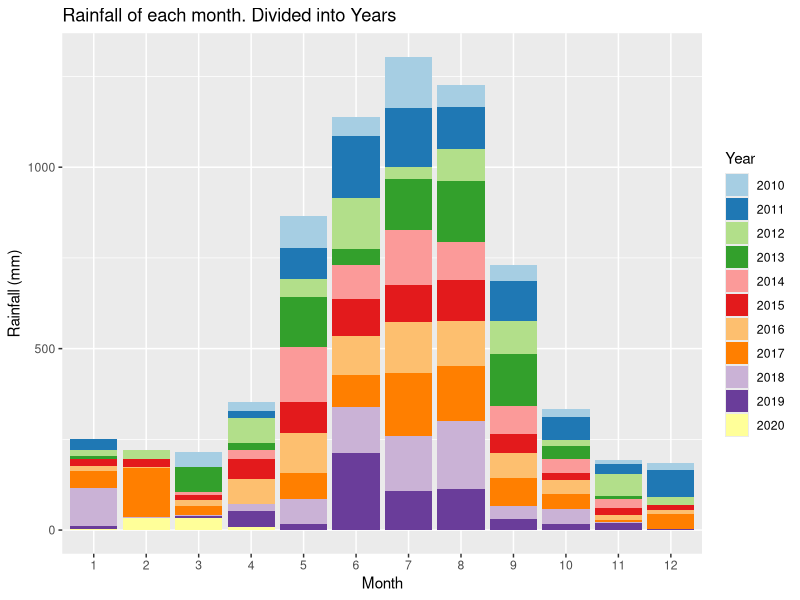
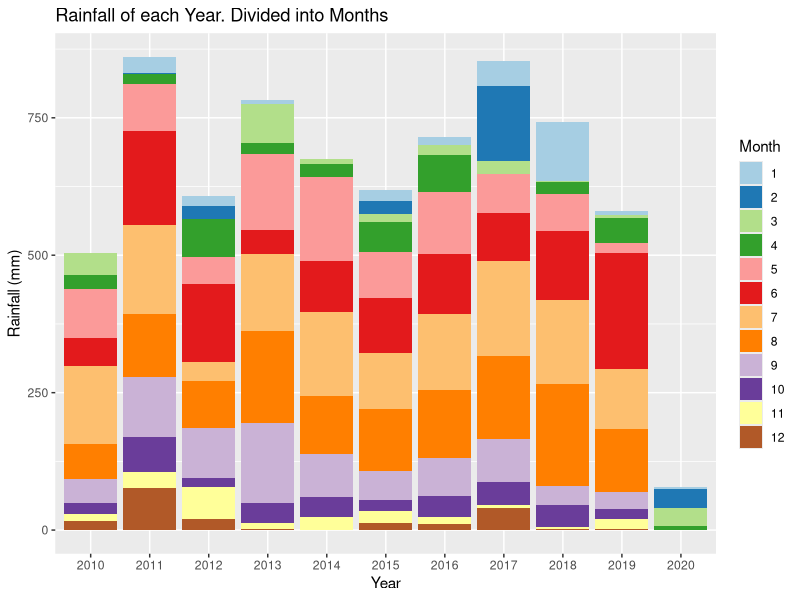
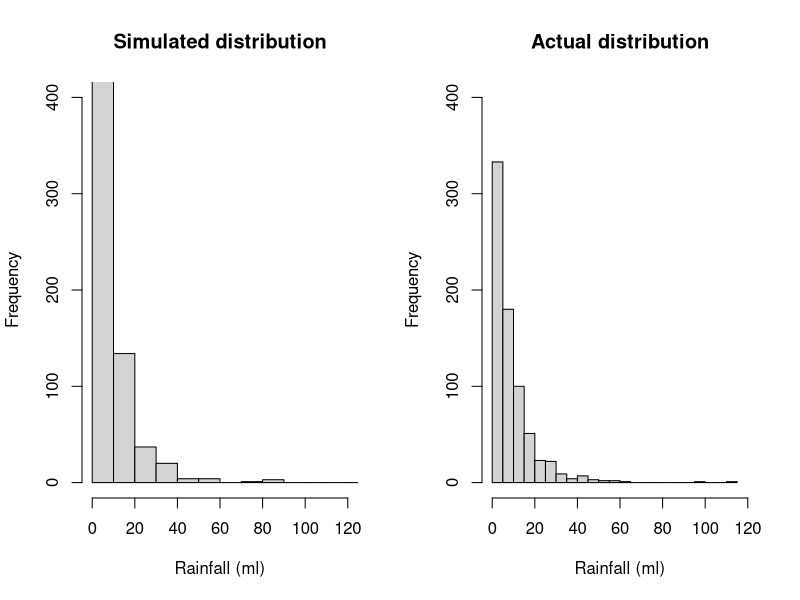
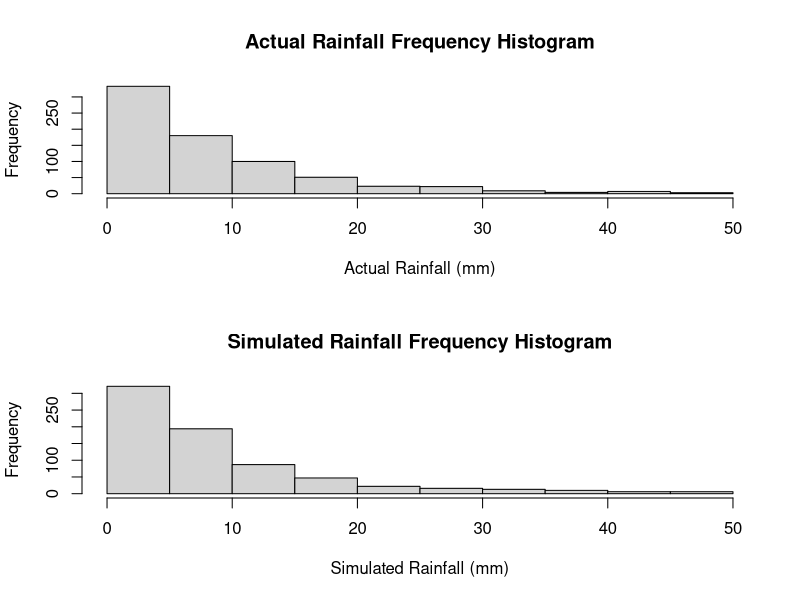
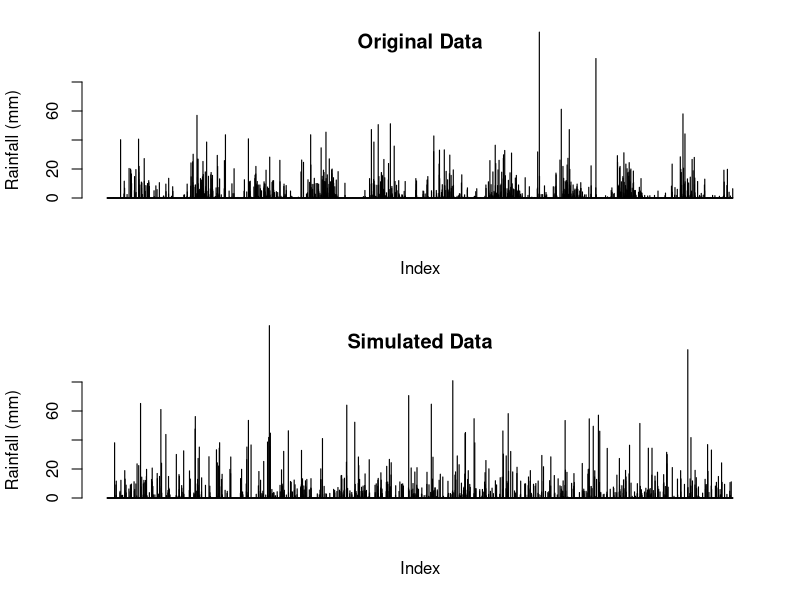
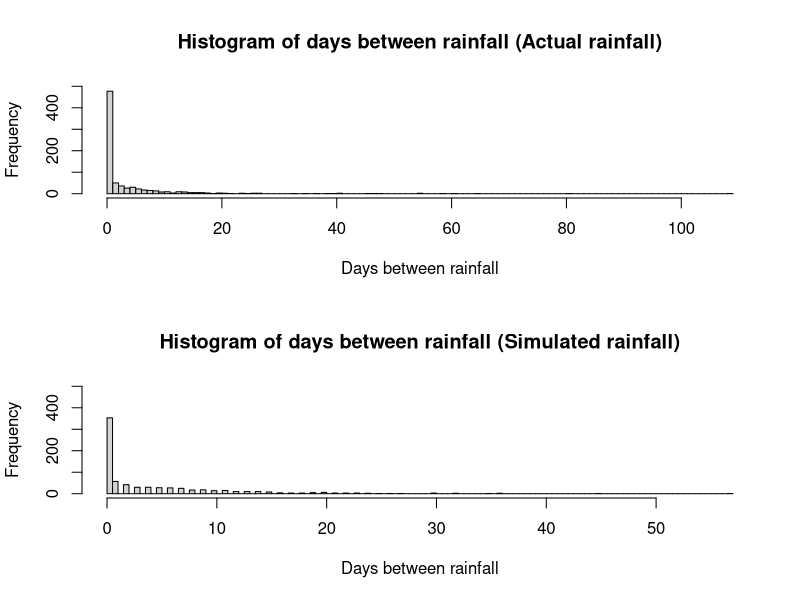
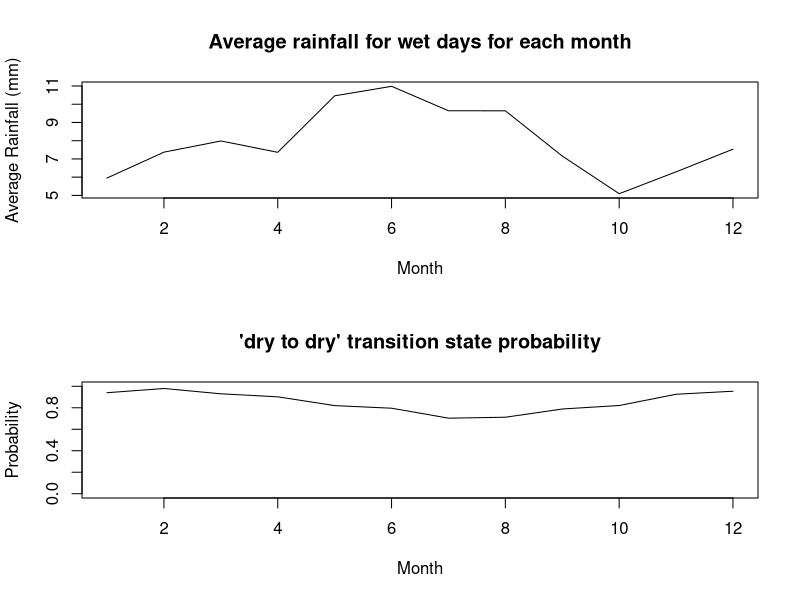
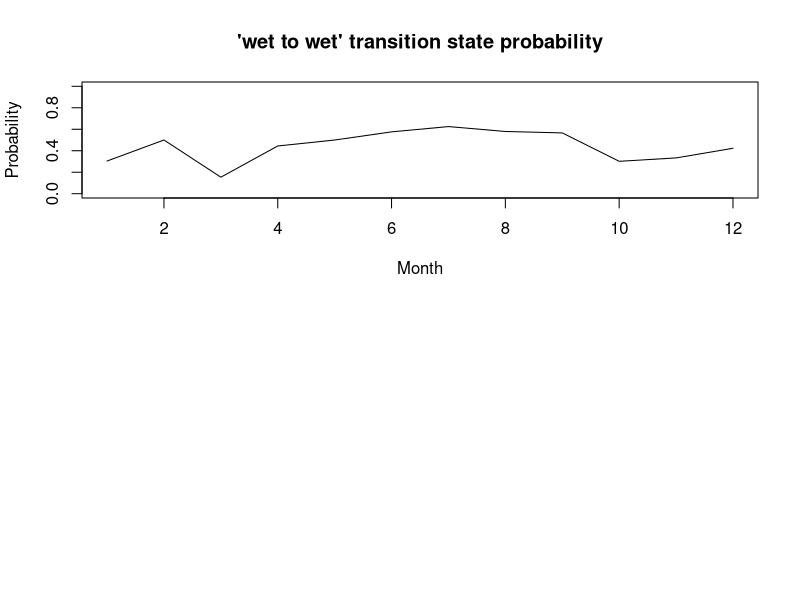

These figures' R source, in order: (Note: this script raises an error after producing the figures.)
## ---- chunk 1
knitr::opts_chunk$set(echo = TRUE)
## ---- chunk 2
# Reading in the data from the csv file
data <-  read.csv("IDCJAC0009_009225_1800_Data.csv")
weather_data <- data
weather_data <- weather_data[which(is.na(weather_data$Rainfall.amount..millimetres.) == FALSE),] # excluding rows with no rainfall record made 
## ---- chunk 3
weather_data$date <- do.call(paste, c(weather_data[c("Day", "Month", "Year")], sep = "-")) # creating a column that contains the date for easy indentification
## ---- chunk 4
# function to categorise day as either 'wet' or 'dry' for the Markov Chain functions
state <- function(x){
  stateList <- c()
  for(ii in 1:length(x)){
    if(x[ii] < 1){
      stateList <- c(stateList, "dry")
    }
    if(x[ii] >= 1){
      stateList <- c(stateList, "wet")
    }
  }
  return(stateList)
}
weather_data$state <- state(weather_data$Rainfall.amount..millimetres.)
## ---- chunk 5
head(weather_data[,c('Rainfall.amount..millimetres.','state')], 10)
## ---- chunk 6
# function establishing Markov Chain transition state. Establishing the relationship between the rainfall of a given day and the day before it.
transitionState <- function(x){
  transitionStateList <- c('') #can't find transition state of first observation
  for(i in 2:length(x)){
    if(x[i] == "dry"){
      if (x[i-1] == "dry"){
        transitionStateList <- c(transitionStateList, "DryToDry")
      }
      else {
        transitionStateList <- c(transitionStateList, "WetToDry")
      }
    }
    if(x[i] == "wet"){
      if (x[i-1] == "dry"){
        transitionStateList <- c(transitionStateList, "DryToWet")
      }
      else {
        transitionStateList <- c(transitionStateList, "WetToWet")
      }
    }
  }
  return(transitionStateList)
}
weather_data$transitionState <- transitionState(weather_data$state)
## ---- chunk 7
head(weather_data[,c('Rainfall.amount..millimetres.','state', 'transitionState')], 10)
## ---- chunk 8
train_data <- subset(weather_data, Year >= 2010) # only look at the most recent, relevant data.
library(ggplot2)
library(RColorBrewer)

# explorative plots investigating the distribution of rainfall across months and years

# Plotting the rainfall data (grouped by years and months)
# Distribution of rainfall by month (segmented by year)
ggplot(train_data, aes(x = factor(Month), y = Rainfall.amount..millimetres., fill = factor(Year))) + 
  geom_bar(stat = "identity") + 
  scale_fill_brewer(palette = "Paired") + 
  xlab("Month")+
  ylab("Rainfall (mm)")+
  labs(fill = "Year")+
  ggtitle("Rainfall of each month. Divided into Years")
# There does appear to be a rough distribution of rainfall by month. Most years May, June, July, August, and September (month 5-9) have the most rain. There are outliers

ggplot(train_data, aes(x = factor(Year), y = Rainfall.amount..millimetres., fill = factor(Month))) + 
  geom_bar(stat = "identity") + 
  scale_fill_brewer(palette = "Paired") + 
  xlab("Year")+
  ylab("Rainfall (mm)")+
  labs(fill = "Month")+
  ggtitle("Rainfall of each Year. Divided into Months")
# There does not appear to be any obvious pattern in the rainfall across the 10 years (note. 2020 only contains 4 months of data, hence the low rainfall). The average looks to be around 650-700 mm. 
## ---- chunk 9
table(train_data$Month, train_data$Year) # only four months of data in 2020
## ---- chunk 10
#Calculating transition state probabilities, in general (no respect to month or season)
weatherTable <- table(train_data$transitionState)
weatherTable

probWetToWet = weatherTable['WetToWet'] / (weatherTable['WetToWet'] + weatherTable['WetToDry'])
probWetToWet

probDryToDry = weatherTable['DryToDry'] / (weatherTable['DryToDry'] + weatherTable['DryToWet'])
probDryToDry
## ---- chunk 11
#Basic generator (No seasonal variation)

#calculated above
generateRainfallBasic <- function(genLength){
  currentState = "dry" # Years start with very little rain, so more likely to start dry
  rainAmountList <- c()
  for (i3 in 1:genLength){
    if (currentState == "dry"){
      if (runif(1) < probDryToDry){
        currentState = "dry"
      }
      else{
        currentState = "wet"
      }
    }
    else if (currentState == "wet"){
      if (runif(1) < probWetToWet){
        currentState = "wet"
      }
      else{
        currentState = "dry"
      }
    }
    #generating amount of rainfall if state is wet, else 0
    if (currentState == "wet"){
      rainAmount <- 5.66*exp(rnorm(1))
      rainAmountList <- c(rainAmountList, rainAmount)
    }
    else{
      rainAmountList <- c(rainAmountList, 0)
    }
  }
  return(rainAmountList)
}
## ---- chunk 12
#comparing log-normal against actual data, veeerryyyy close fit, will use log-normal for rainfall sim
par(mfrow=c(1,2))
p1 <- 5.66*exp(rnorm(732))
hist(p1, breaks = 30, xlim = c(0,120), ylim = c(0,400), main = "Simulated distribution", xlab = "Rainfall (ml)")

p2 <- train_data$Rainfall.amount..millimetres.[train_data$Rainfall.amount..millimetres.>1]
hist(p2, breaks = 30, xlim = c(0,120), ylim = c(0,400), main = "Actual distribution", xlab = "Rainfall (ml)")

mean(p1)
mean(p2)
## ---- chunk 13
#Basic generator tests
testRainfall = generateRainfallBasic(3761)

par(mfrow=c(2,1))
hist(train_data$Rainfall.amount..millimetres.[train_data$Rainfall.amount..millimetres.>1 & train_data$Rainfall.amount..millimetres.<50], xlab = "Actual Rainfall (mm)", main = "Actual Rainfall Frequency Histogram")
hist(testRainfall[testRainfall > 1 & testRainfall <50], xlab = "Simulated Rainfall (mm)", main = "Simulated Rainfall Frequency Histogram")

par(mfrow=c(2,1))
barplot(train_data$Rainfall.amount..millimetres., ylim = c(0,80), main = "Original Data", ylab = "Rainfall (mm)", xlab = "Index")
barplot(testRainfall, ylim = c(0,80), main = "Simulated Data", ylab = "Rainfall (mm)", xlab = "Index")
## ---- chunk 14
daysBetweenRain <- function(input){
  returnList <- c()
  currentLength <- 0
  for (i in input){
    if (i<1){
      currentLength <- currentLength + 1
    }
    else{
      returnList <- c(returnList, currentLength)
      currentLength <- 0
    }
  }
  return(returnList)
  }
## ---- chunk 15
hist(daysBetweenRain(train_data$Rainfall.amount..millimetres.)[train_data$Rainfall.amount..millimetres.>-1], main = "Histogram of days between rainfall (Actual rainfall)", breaks = 100, xlab = "Days between rainfall", ylim = c(0,500))
hist(daysBetweenRain(testRainfall)[daysBetweenRain(testRainfall)>-1], main = "Histogram of days between rainfall (Simulated rainfall)", breaks = 100, xlab = "Days between rainfall", ylim = c(0,500))
## ---- chunk 16
#Calculates the transition probabilities for each month
probTransStatesMonth <- function(input_data){
  transitonStatesMonthsFrame <- data.frame(list(rep(0, 12), list(rep(0, 12), list(rep(0,    12), list(rep(0, 12)))))) #Initialises 12x4 frame filled with zeroes (4 columns for each transition state, 12 rows for each month)
  names(transitonStatesMonthsFrame) <- c('DryToDry', 'DryToWet', 'WetToDry', 'WetToWet')

  #Makes the dataframe with the count of each transition state with each month
  for (i4 in 1:dim(input_data)[1]){
    tempTransitionState <- input_data[i4, 'transitionState']
    tempMonth <- input_data[i4, 'Month'] 
    transitonStatesMonthsFrame[tempMonth, tempTransitionState] <- transitonStatesMonthsFrame[tempMonth, tempTransitionState]+1 # increase count of tempTransitionState for month tempMonth by 1
  }

  #Calculates the transition state probabilities for each month in the data frame
  probTransitonStatesMonthsFrame <- transitonStatesMonthsFrame
  for (i in 1:dim(transitonStatesMonthsFrame)[1]){
  
    probTransitonStatesMonthsFrame[i, 'DryToDry'] <- transitonStatesMonthsFrame[i, 'DryToDry'] / (transitonStatesMonthsFrame[i, 'DryToDry'] + transitonStatesMonthsFrame[i, 'DryToWet'])
  
    probTransitonStatesMonthsFrame[i, 'DryToWet'] <- transitonStatesMonthsFrame[i, 'DryToWet'] / (transitonStatesMonthsFrame[i, 'DryToDry'] + transitonStatesMonthsFrame[i, 'DryToWet'])
    
    probTransitonStatesMonthsFrame[i, 'WetToDry'] <- transitonStatesMonthsFrame[i, 'WetToDry'] / (transitonStatesMonthsFrame[i, 'WetToDry'] + transitonStatesMonthsFrame[i, 'WetToWet'])
    probTransitonStatesMonthsFrame[i, 'WetToWet'] <- transitonStatesMonthsFrame[i, 'WetToWet'] / (transitonStatesMonthsFrame[i, 'WetToDry'] + transitonStatesMonthsFrame[i, 'WetToWet'])
    # this data frame 'probTransitionStatesMonthsFrame' will be called directly in the generator, so must be called as such when exported
  }
  return(probTransitonStatesMonthsFrame)
}
## ---- chunk 17
probTransitonStatesMonthsFrame <- probTransStatesMonth(train_data)
head(probTransitonStatesMonthsFrame, 10)
## ---- chunk 18
#testing average rainfall when its rains in each month, and for wettowet vs drytowet transitions.
test_w2w <- train_data$Rainfall.amount..millimetres.[train_data$transitionState == "WetToWet"]
test_d2w <- train_data$Rainfall.amount..millimetres.[train_data$transitionState == "DryToWet"]
mean(test_w2w)
mean(test_d2w)
wilcox.test(test_d2w, test_w2w)
#since resulting wilcox test p-value is 0.85, we conclude that theres no difference in rainfall depending on the transition state, and do not need to include it in our model.

test_rainfallPerMonth <- train_data[train_data$state == "wet",c(4,6)]
kruskal.test(Rainfall.amount..millimetres. ~ Month, data = test_rainfallPerMonth)
#p-val = 0.00016, therefore difference between average rainfall for each month

## ---- chunk 19
#calculating the mean rainfall when it rains for each month, to change how much it rains according to the generator later on. Limited to less than 60 mls as the dataset is not large enough for large rainfall amounts (such as 114ml in feburary) to not throw the mean off.
rainMonthData <- c()
for (i in 1:12){
  temp<- train_data$Rainfall.amount..millimetres.[train_data$state == "wet" & train_data$Month == i & train_data$Rainfall.amount..millimetres. < 60]
  rainMonthData <- c(rainMonthData, list(temp))
  rm(temp)
}

rainfallAvgMonth <- sapply(rainMonthData, mean)

## ---- chunk 20
plot(c(1:12), rainfallAvgMonth, type = "l", xlab = "Month", ylab = "Average Rainfall (mm)", main = "Average rainfall for wet days for each month")
## ---- chunk 21
#How the transition state probabilities vary for each month
plot(probTransitonStatesMonthsFrame$DryToDry, ylim = c(0,1), xlab = "Month", main = "'dry to dry' transition state probability", type = 'l', ylab = "Probability")
plot(probTransitonStatesMonthsFrame$WetToWet, ylim = c(0,1), xlab = "Month", main = "'wet to wet' transition state probability", type = 'l', ylab = "Probability")
## ---- chunk 22
#Weather generator accounting  for seasonal variation of transition states or something i hope
#This is just a regular version of basic generator it's mostly the same in fact if i forget to even do this it is the same

generateRainfallSeasonal <- function(input){
  # input must be weather_data or a subset of weather_data
  currentState = "dry" #can make this into a random choice later
  rainAmountList <- c()
  for (i5 in 1:dim(input)[1]){
    if (currentState == "dry"){
      if (runif(1) < probTransitonStatesMonthsFrame[input[i5, 'Month'], 'DryToDry']){ #now inputs depending on the month of input
        currentState = "dry"
      }
      else{
        currentState = "wet"
      }
    }
    else if (currentState == "wet"){
      if (runif(1) < probTransitonStatesMonthsFrame[input[i5, 'Month'], 'WetToWet']){
        currentState = "wet"
      }
      else{
        currentState = "dry"
      }
    }                                   
    #generating amount of rainfall if state is wet, else 0
    if (currentState == "wet"){
      #rainAmount <- 5.66*exp(rnorm(1)) #now log-normal dist, 5 used because is close to mean of weather_data's / the mean of what exp(rnorm(1)) is by default /// Old Version 
      rainAmount <- rainfallAvgMonth[input[i5, 'Month']]*exp(rnorm(1))/1.648 
      #average of exp(rnorm(1)) is ~1.648, so we divide by that so the average of each month will just be the actual average calculated from rainfallAvgMonth.
      rainAmountList <- c(rainAmountList, rainAmount)
    }
    else{
      rainAmountList <- c(rainAmountList, 0)
    }
  }
  return(rainAmountList)
}
## ---- chunk 23
#testing code for seasonal generator
inputSeasonalRainfall <- dplyr::select(train_data, 'Year', 'Month', 'Day') #using existing train data's dates to input to function, instead of putting in just how many to generate
testSeasonalRainfall = generateRainfallSeasonal(inputSeasonalRainfall)
## ---- chunk 24
plot_seasonal_data <- function(training_data_input,seasoned_data_rainfall, title){
  par(mfrow=c(2,1))
  barplot(training_data_input$Rainfall.amount..millimetres., ylim = c(0,80), main = c("Original Data", title), ylab = "Rainfall (mm)", xlab = "Index")
  barplot(seasoned_data_rainfall, ylim = c(0,80), main = c("Simulated Seasonal Data", title), ylab = "Rainfall (mm)", xlab = "Index")
}
plot_seasonal_data(train_data,testSeasonalRainfall, "(Perth)")
## ---- chunk 25
hist(daysBetweenRain(train_data$Rainfall.amount..millimetres.)[train_data$Rainfall.amount..millimetres.>-1], main = "Histogram of days between rainfall (Actual rainfall)", breaks = 100, xlab = "Days between rainfall", ylim = c(0,500))
hist(daysBetweenRain(testSeasonalRainfall)[daysBetweenRain(testSeasonalRainfall)>-1], main = "Histogram of days between rainfall (Simulated rainfall)", breaks = 100, xlab = "Days between rainfall", ylim = c(0,500))
## ---- chunk 26
wilcox.test(daysBetweenRain(testSeasonalRainfall), daysBetweenRain(train_data$Rainfall.amount..millimetres.))
mean(daysBetweenRain(testSeasonalRainfall)); mean(daysBetweenRain(train_data$Rainfall.amount..millimetres.))
sd(daysBetweenRain(testSeasonalRainfall)); sd(daysBetweenRain(train_data$Rainfall.amount..millimetres.))
## ---- chunk 27
#comparing log-normal against actual data, veeerryyyy close fit, will use log-normal for rainfall sim
p1 <- 5.66*exp(rnorm(732))
p1 <- p1[p1>1]
hist(p1, breaks = 30, xlim = c(0,120), ylim = c(0,400), main = "Simulated distribution")

p2 <- train_data$Rainfall.amount..millimetres.[train_data$Rainfall.amount..millimetres.>1]
hist(p2, breaks = 30, xlim = c(0,120), ylim = c(0,400), main = "actual distribution")
## ---- chunk 28
set.seed(100345)
sampID <- sample.int(nrow(train_data), size = 0.8*nrow(train_data), replace = FALSE)
train_data <- train_data[sampID,] # 80% of data for training
test_data <- train_data[-sampID,] # 20% for testing
## ---- chunk 29
probTransitonStatesMonthsFrame <- probTransStatesMonth(train_data) # retraining seasonal generator probTransitionStatesMonthsFrame with new training data (now only 80% of the original train_data)
# calucating the new average rainfall for each month
rainMonthData <- c()
for (i in 1:12){
  temp<- train_data$Rainfall.amount..millimetres.[train_data$state == "wet" & train_data$Month == i & train_data$Rainfall.amount..millimetres. < 60]
  rainMonthData <- c(rainMonthData, list(temp))
  rm(temp)
}
rainfallAvgMonth <- sapply(rainMonthData, mean)
## ---- chunk 30
#generates a simulation with the same number of observations as test_data (20% of the total data)
testSeasonalRainfall20 = generateRainfallSeasonal(test_data) 
## ---- chunk 31
par(mfrow = c(2, 1))
barplot(testSeasonalRainfall20, ylab = "Rainfall (mm)", xlab = "index", main = "Simulated data")
barplot(test_data$Rainfall.amount..millimetres., ylab = "Rainfall (mm)", xlab  = "index", main = "Actual data")
## ---- chunk 32
# Wilcoxon signed rank test
WT <- wilcox.test(testSeasonalRainfall20, test_data$Rainfall.amount..millimetres., paired=T)
print("Wilcoxon rank sum p-value")
WT$p.value
# paired student t test
TT <- t.test(testSeasonalRainfall20, test_data$Rainfall.amount..millimetres., paired=T)
print("t-test p-value")
TT$p.value
## ---- chunk 33
train_data <- subset(weather_data, Year >= 2010)
train10_data <- subset(weather_data, Year >= 2009 & Year < 2019)
data_2019 <- subset(weather_data, Year == 2019)
## ---- chunk 34
probTransitonStatesMonthsFrame <- probTransStatesMonth(train10_data) # retraining seasonal generator probTransitionStatesMonthsFrame with train10_data
set.seed(10356)
monthList <- subset(weather_data, Year == 2019) # a year that isn't a leap year to get the month list, as generation algorithm only requires months
monthList <- monthList['Month']
testSeasonalRainfall10 <- generateRainfallSeasonal(monthList)
## ---- chunk 35
#compare generated year against 2019
par(mfrow = c(2,1))
barplot(testSeasonalRainfall10, xlab = "Index", ylab = "Rainfall (mm)", main = "Simulated Rainfall")
barplot(data_2019$Rainfall.amount..millimetres., xlab = "Index", ylab = "Rainfall (mm)", main = "2019 Rainfall")
## ---- chunk 36
# check other years for comparison
par(mfrow = c(3,2))
barplot(testSeasonalRainfall10, xlab = "Index", ylab = "Rainfall (mm)", main = "Simulated Rainfall")
year <- subset(weather_data, Year == 2015)
barplot(year$Rainfall.amount..millimetres., xlab = "Index", ylab = "Rainfall (mm)", main = "2015 Rainfall")
year <- subset(weather_data, Year == 2008)
barplot(year$Rainfall.amount..millimetres., xlab = "Index", ylab = "Rainfall (mm)", main = "2008 Rainfall")
year <- subset(weather_data, Year == 2015)
barplot(year$Rainfall.amount..millimetres., xlab = "Index", ylab = "Rainfall (mm)", main = "2017 Rainfall")
year <- subset(weather_data, Year == 2007)
barplot(year$Rainfall.amount..millimetres., xlab = "Index", ylab = "Rainfall (mm)", main = "2007 Rainfall")
year <- subset(weather_data, Year == 2013)
barplot(year$Rainfall.amount..millimetres., xlab = "Index", ylab = "Rainfall (mm)", main = "2013 Rainfall")
rm(year)
## ---- chunk 37
# Creates a graph of difference in rainfall for years, weeks, months, years to see if there are any potential patterns.
# Creates a list of the weekly rainfall
RainfallWeekly <- data.frame("Rainfall (mm)", "Week")
colnames(RainfallWeekly) <- c("Rainfall (mm)", "Week")
RainfallWeekly$`Rainfall (mm)` <- as.numeric(RainfallWeekly$`Rainfall (mm)`)
RainfallWeekly$Week <- as.numeric(RainfallWeekly$Week)
week = 1
weekRain = 0
for(ii in c(1: nrow(weather_data))){
  weekRain = weekRain + weather_data[ii, 6] # rainfall amount for that row
  
  if(ii%%7 == 0){ # every 7th row
    RainfallWeekly[(ii/7), 1] <- weekRain # 1 row of RainfallWeekly created every 7 rows (1 weeks) - inserting rainfall total for that week
    RainfallWeekly[(ii/7), 2] <- week
    week = week + 1
    weekRain = 0 # clear total rainfall to prepare for next week
  }
}
## ---- chunk 38
RainfallWeeklyDiff <- data.frame(c(1:(nrow(RainfallWeekly)-1)), c(1:(nrow(RainfallWeekly)-1))) # data frame with two columns, one less row than RainfallWeekly
colnames(RainfallWeeklyDiff) <- c("Rainfall diff (mm)", "Week")
RainfallWeeklyDiff$`Rainfall diff (mm)` <- diff(RainfallWeekly$`Rainfall (mm)`) # change in weeks
## ---- chunk 39
# plot first 700 weeks first against the difference in rainfall, and then the rainfall per week
par(mfrow = c(4,1))
plot(RainfallWeeklyDiff[c(1:350), 2], RainfallWeeklyDiff[c(1:350), 1], xlab = "week", ylab = "change in rainfall (mm)", cex = 2, type = "b", main = "Difference in rainfall (mm) by week")
plot(RainfallWeekly[c(1:350), 2], RainfallWeekly[c(1:350), 1], xlab = "week", ylab = "rainfall (mm)", type = "l", main = "Rainfall (mm) by week")
plot(RainfallWeeklyDiff[c(351:700), 2], RainfallWeeklyDiff[c(351:700), 1], xlab = "week", ylab = "change in rainfall (mm)", cex = 2, type = "b", main = "Difference in rainfall (mm) by week")
plot(RainfallWeekly[c(351:700), 2], RainfallWeekly[c(351:700), 1], xlab = "week", ylab = "rainfall (mm)", type = "l", main = "Rainfall (mm) by week")
## ---- chunk 40
# might remove this, already show first 700 weeks

# plot second 700 weeks first against the difference in rainfall, and then the rainfall per week
par(mfrow = c(4,1))
plot(RainfallWeeklyDiff[c(701:1050), 2], RainfallWeeklyDiff[c(701:1050), 1], xlab = "week", ylab = "change in rainfall (mm)", cex = 2, type = "b")
plot(RainfallWeekly[c(701:1050), 2], RainfallWeekly[c(701:1050), 1], xlab = "week", ylab = "rainfall (mm)", type = "l")
plot(RainfallWeeklyDiff[c(1051:1414), 2], RainfallWeeklyDiff[c(1051:1414), 1], xlab = "week", ylab = "change in rainfall (mm)", cex = 2, type = "b")
plot(RainfallWeekly[c(1051:1414), 2], RainfallWeekly[c(1051:1414), 1], xlab = "week", ylab = "rainfall (mm)", type = "l")
## ---- chunk 41
rainSort_2019 <- data_2019$Rainfall.amount..millimetres.
# qqplot before removing 'dry' days
par(mfrow=c(1,2))
qqnorm(rainSort_2019, pch = 1, frame = F, main = "Normal Q-Q Plot of Rainfall 2019 (including dry days)")
qqline(rainSort_2019, col = "red", lwd = 2)
rainSort_2019 <- rainSort_2019[which(rainSort_2019 != 0)]
# qqplot after removing 'dry' days
qqnorm(rainSort_2019, pch = 1, frame = F, main = "Normal Q-Q Plot of Rainfall 2019 (excluding dry days)")
qqline(rainSort_2019, col = "red", lwd = 2)

# data is not normally distributed
rm(rainSort_2019)
## ---- chunk 42
# Function that returns the sum of ranks of difference (w+ and w-) that are part of the Wilcoxon signed rank calculations
returnRanks <- function(simulated, actual){
  diffs <- (simulated - actual)
  diffs <- diffs[diffs != 0]
  posDifs <- which(diffs > 0)
  negDiffs <- which(diffs < 0)
  rank <- rank(abs(diffs))
  rankPosDiff <- sum(rank[posDifs])
  rankNegDiff <- sum(rank[negDiffs]) 
  return(c(rankPosDiff, rankNegDiff))
}

## ---- chunk 43
wilcox <- function(seed, year){
  set.seed(seed)
  rainYear <- subset(weather_data, Year == year) # a year that isn't a leap year to get the month list, as generation algorithm only requires months
  monthList <- rainYear['Month']
  simRainfall <- generateRainfallSeasonal(monthList)

  # test of testSeasonalRainfall10 against 2019 rainfall (testSeasonalRainfall10 was simulation of 2019 rainfall)
  print(wilcox.test(rainYear$Rainfall.amount..millimetres., simRainfall, paired = T, alternative = "t", conf.int = T, conf.level = 0.95))
  WP <- wilcox.test(rainYear$Rainfall.amount..millimetres., simRainfall, paired = T, alternative = "t", conf.int = T, conf.level = 0.95)
  cat("P-value is",WP$p.value,"\n")

  # manual calculation of Wilcoxon signed rank values 

  sumRanks <- returnRanks(simRainfall, rainYear$Rainfall.amount..millimetres.)
  cat(sumRanks[1], "is the sum of the ranks of the positive differences","\n")
  cat(sumRanks[2], "is the sum of the ranks of the negative differences","\n")

  par(mfrow = c(2,1))
 barplot(simRainfall, xlab = "Index", ylab = "Rainfall (mm)", main = "Simulated Rainfall")
 barplot(rainYear$Rainfall.amount..millimetres., xlab = "Index", ylab = "Rainfall (mm)",  main = "Actual Rainfall")
}
wilcox(40464, 2019)
## ---- chunk 44
wilcox(12345, 2019)
wilcox(347876, 2019)
wilcox(3456789, 2019)
## ---- chunk 45
# looking at the four total simulations created, there is generally no significant different between the simulated rainfall and the actual rainfall. 
# However looking at rankPosDiff and rankNegDiff calculated for each (the sum of the ranks of the positive and negative differences between the simulated and actual data respectively), the simulated rainfall was consistently larger than the actual data 
# The reason for this is likely because 2019 had a very small amount of rainfall compared to the rest of the years.
sum(train10_data$Rainfall.amount..millimetres.)/10 #/10 to get average of 10 years of rain data
sum(rain2019$Rainfall.amount..millimetres.)
## ---- chunk 46
median(simRainfall2019)
median(rain2019$Rainfall.amount..millimetres.)

# given the number of dry days, it makes sense that the median's would be very similar in the Wilcoxon Signed Rank test
# To perform the Wilcoxon Signed Rank test we remove those dates from testSeasonalRainfall10
# 2019 is a non leap year so February will have 28 days
#October 5th and December 19th are missing, so we remove them
month_result <- which(rain2019$date == "4-10-2019" | rain2019$date=="18-12-2019")
simRainfall2019 <- testSeasonalRainfall10
# Test of testSeasonalRainfall10 against 2019 rainfall (testSeasonalRainfall10 was simulation of 2019 rainfall)
wilcox.test(simRainfall2019, rain2019$Rainfall.amount..millimetres., paired = T, alternative = "t")

# Since the p-value is relatively high, it can be concluded that there is no significant diference between the simulated 2019 data and the actual 2019 data. 
# While the simulation may not be an accurate prediction of 2019 (as seen in the barplots), the simulation was also not logically flawed, as there is not a significant difference between the median of the simulation and the median of the actual.
#Furthermore, a qucik comparison of the medians in the Wilcoxon Signed Rank test shows that (as expected) they are also very similar.
cat("Median of actual and simulated rainfall respectively: ", median(rain2019$Rainfall.amount..millimetres.), median(simRainfall2019))
rm(simRainfall2019)
## ---- chunk 47
# looking at 2013 data (which had a larger than average amount of rain)
rain2013 <- subset(weather_data, Year == 2013)
monthList <- subset(weather_data, Year == 2013) # A year that isn't a leap year to get the month list, as generation algorithm only requires months
monthList <- monthList['Month']
simRainfall2013 <- generateRainfallSeasonal(monthList)
wilcox.test(simRainfall2013, rain2013$Rainfall.amount..millimetres., paired = T, conf.int = T, conf.level = 0.95)

par(mfrow = c(2,1))
barplot(simRainfall2013, xlab = "Index", ylab = "Rainfall (mm)", main = "Simulated Rainfall")
barplot(rain2013$Rainfall.amount..millimetres., xlab = "Index", ylab = "Rainfall (mm)", main = "2013 Rainfall")

diffs <- (simRainfall2013 - rain2013$Rainfall.amount..millimetres.)
diffs <- diffs[diffs != 0]
posDifs <- which(diffs > 0)
negDiffs <- which(diffs < 0)
rank <- rank(abs(diffs))
rankPosDiff <- sum(rank[posDifs])
rankNegDiff <- sum(rank[negDiffs]) 

rankPosDiff
rankNegDiff
mean(diffs)
## ---- chunk 48
# Reading in the data from the csv file for the Sydney Location
data2 <-  read.csv("IDCJAC0009_066062_1800_Data.csv")
weather_data2 <- data2
weather_data2 <- weather_data2[which(is.na(weather_data2$Rainfall.amount..millimetres.) == FALSE),] #excluding rows with no rainfall record made
weather_data$date2 <- do.call(paste, c(weather_data[c("Day", "Month", "Year")], sep = "-")) #creating a column that contains the date for easy indentification
train_data2 <- subset(weather_data2, Year >= 2010)
inputSeasonalRainfall2 <- dplyr::select(train_data2, 'Year', 'Month', 'Day')
testSeasonalRainfall2 = generateRainfallSeasonal(inputSeasonalRainfall2)
plot_seasonal_data(train_data2,testSeasonalRainfall2, "(Sydney)")
## ---- chunk 49
train_data2 <- subset(weather_data2, Year >= 2010)
train10_data2 <- subset(weather_data2, Year >= 2009 & Year < 2019)
data_2019_2 <- subset(weather_data2, Year == 2019)
## ---- chunk 50
probTransitonStatesMonthsFrame <- probTransStatesMonth(train10_data2) # retraining seasonal generator probTransitionStatesMonthsFrame with train10_data
set.seed(10546)
monthList_2 <- subset(weather_data2, Year == 2019) # a year that isn't a leap year to get the month list, as generation algorithm only requires months
monthList_2 <- monthList_2['Month']
testSeasonalRainfall10_2 <- generateRainfallSeasonal(monthList_2)
## ---- chunk 51
#Compare generated year against 2019
par(mfrow = c(2,1))
barplot(testSeasonalRainfall10, xlab = "Index", ylab = "Rainfall (mm)", main = "Simulated Rainfall")
barplot(data_2019$Rainfall.amount..millimetres., xlab = "Index", ylab = "Rainfall (mm)", main = "2019 Rainfall")
# Conclusion and summary of the findings:
